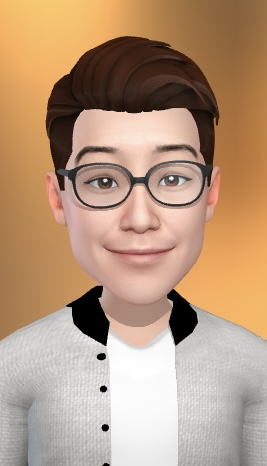
#> input picture IMG_6693.jpg, 267 x 466 px
$ jupyter execute opencv.ipynb
#> lines starting #> are read from the running program, lines starting #| are printed output that depends on the picture
[cell 1]
# import cv
import cv2 as cv
import matplotlib.pyplot as plt

[cell 2]
# read image
img = cv.imread('IMG_6693.jpg')
#> img is the input picture: shape (466, 267, 3); mean B, G, R 125.2, 152, 182.8

[cell 3]
# show the image
plt.imshow(cv.cvtColor(img, cv.COLOR_BGR2RGB))
plt.title("Avatar_Cai")

[cell 4]
# Make the image gray
gray_img = cv.cvtColor(img, cv.COLOR_BGR2GRAY)
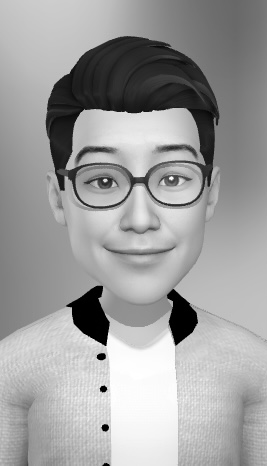
#> gray_img: shape (466, 267); min 0, max 255, mean 158.2

[cell 5]
# Show the gray image
plt.imshow(cv.cvtColor(gray_img, cv.COLOR_BGR2RGB))
plt.title("Avatar_Cai_gray")

[cell 6]
# Change the size
resize_img = cv.resize(img, dsize=(200,200))
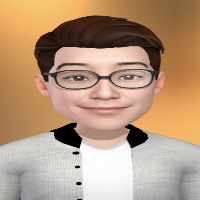
#> resize_img: shape (200, 200, 3); mean B, G, R 125.1, 152, 182.7

[cell 7]
# Show the image after change
plt.imshow(cv.cvtColor(resize_img, cv.COLOR_BGR2RGB))
plt.title("Avatar_Cai_resize")

[cell 8]
print('before',img.shape)
#| before (466, 267, 3)
print('after',resize_img.shape)
#| after (200, 200, 3)

[cell 9]
# Draw a circle or rectangle
# Coordinate
x,y,w,h = 100, 100, 100, 100
# Draw a rectangle
cv.rectangle(img, (x,y,x+w,y+h), color=(0,0,255),thickness=1)
# Draw a circle
cv.circle(img, center=(x+w,y+h),radius=50, color=(255,0,0), thickness=2)
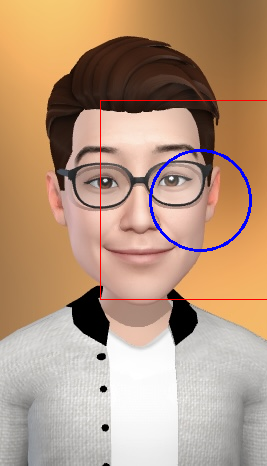
#> img: shape (466, 267, 3); mean B, G, R 125.9, 150.5, 181.8
# Show
plt.imshow(cv.cvtColor(img, cv.COLOR_BGR2RGB))
plt.title("Avatar_Cai")

$ run again, with SoccerTeam_England_Worldcup_2022.jpg copied over IMG_6693.jpg
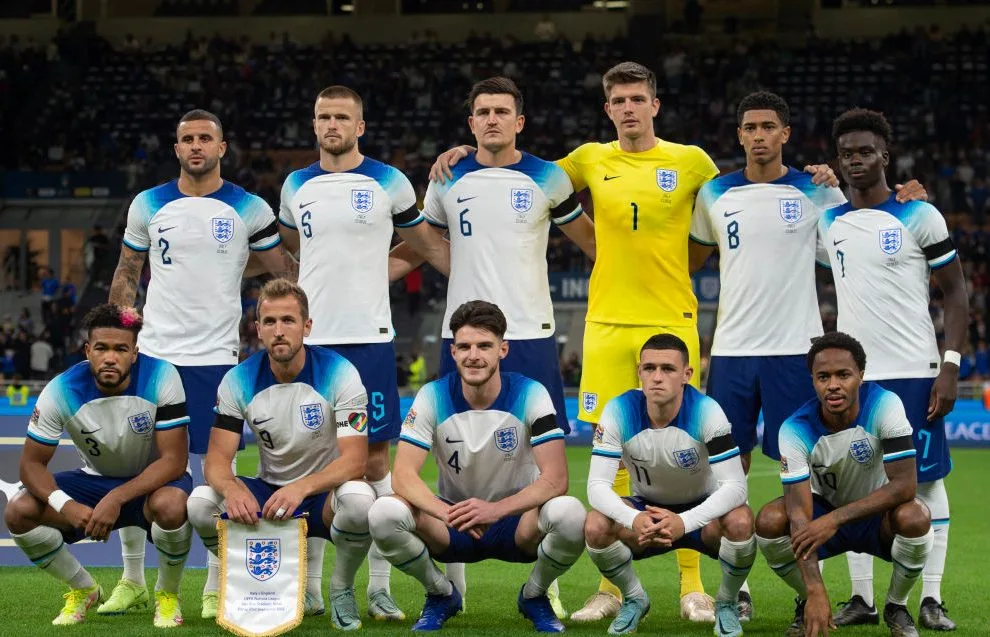
#> input picture SoccerTeam_England_Worldcup_2022.jpg, 990 x 637 px
#> img is the input picture: shape (637, 990, 3); mean B, G, R 82, 97.5, 95
#> `resize_img = cv.resize(img, dsize=(200,200))`:
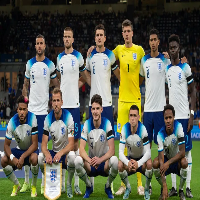
#> resize_img: shape (200, 200, 3); mean B, G, R 81.8, 97.3, 94.8
#| before (637, 990, 3)
#| after (200, 200, 3)
#> `cv.circle(img, center=(x+w,y+h),radius=50, color=(255,0,0), thickness=2)`:
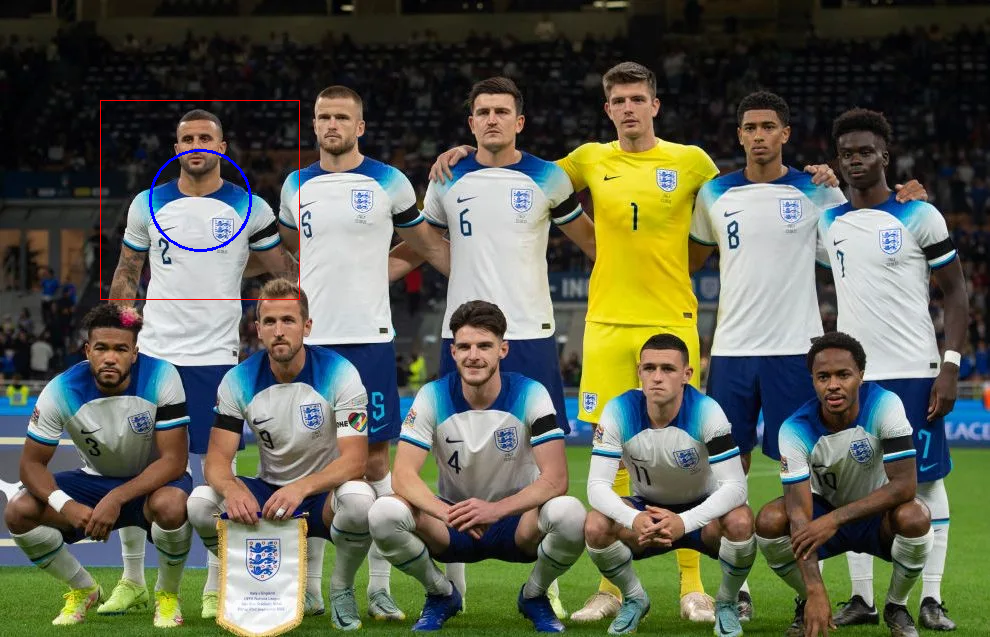
#> img: shape (637, 990, 3); mean B, G, R 82.1, 97.2, 95.1
